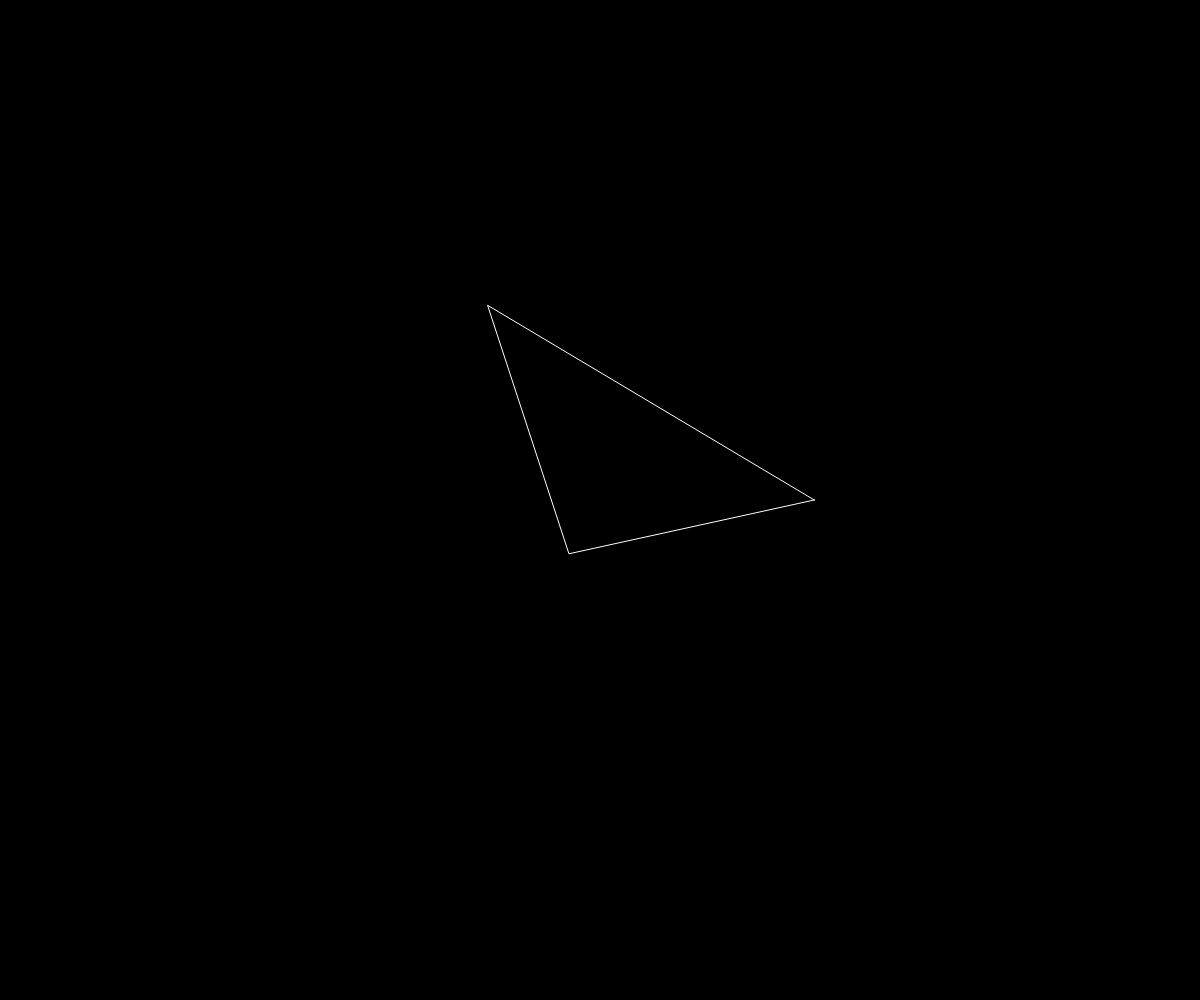
Frame 1 (no input)
Frame 60 (no input): identical to frame 1, image omitted
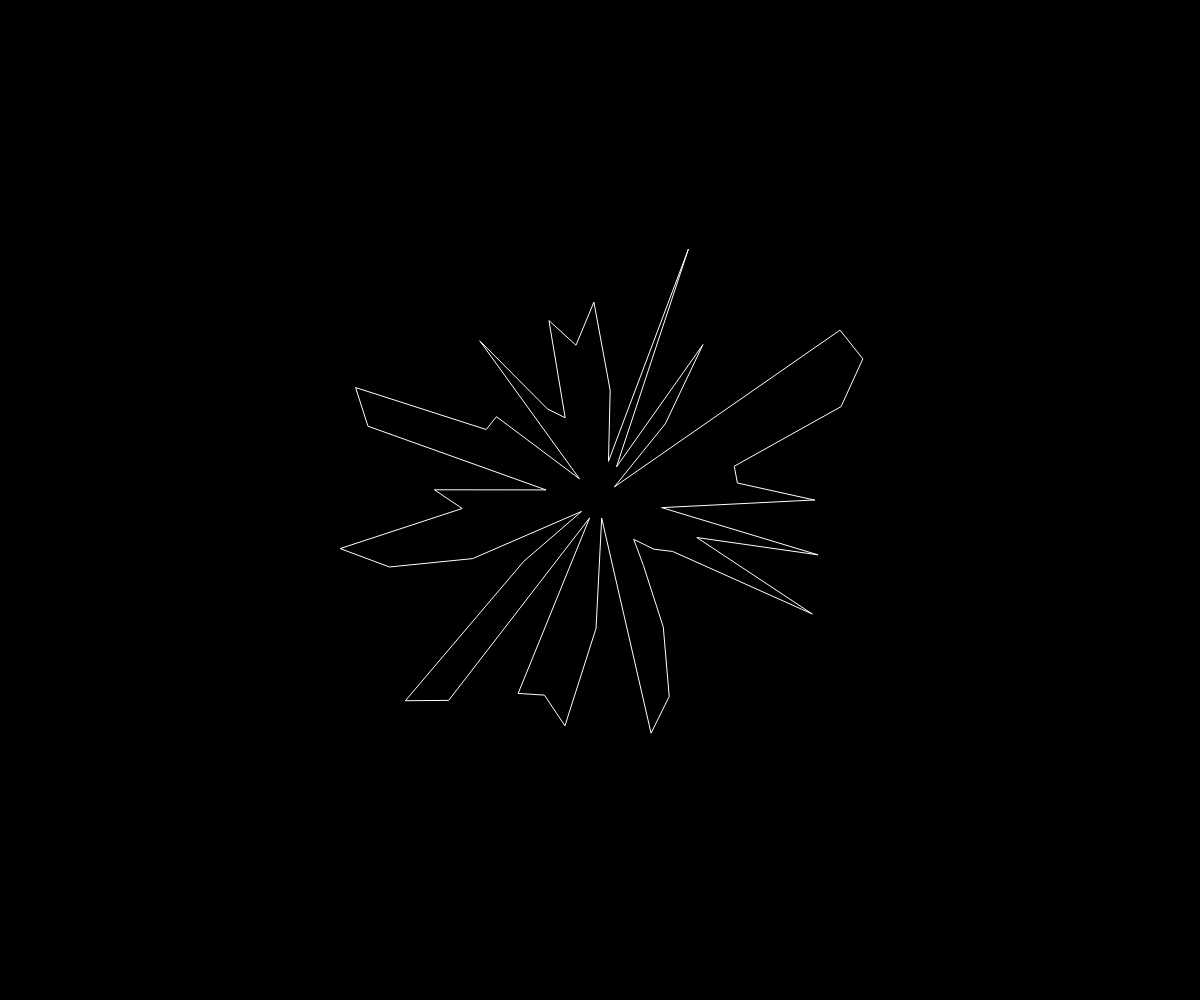
Frame 120 (the mouse pressed at the canvas centre since frame 60)

The p5.js sketch that drew these frames (run headless with seeded random() and noise() and a simulated clock; from frame 60 on, the mouse is pressed at the canvas centre):

// p5.js sketch
// ── sketch.js

let seed = 1234

function setup() {
  createCanvas(windowWidth, windowHeight);
  pixelDensity(1);
}

function draw() {
  randomSeed(seed)
  background(0)
  stroke(255)
  noFill()
  let nF = int(map(mouseX, 0, width, 3, 100))
  beginShape()
  for(let angle = 0 ; angle < 360 ; angle = angle + 360/nF){
    let rad = random(0, width*0.25);
    let x = width/2 + rad * cos(radians(angle));
    let y = height/2 + rad * sin(radians(angle));
    vertex(x,y)
  }
  endShape(CLOSE)
}

function mouseClicked() {
  seed = random(9999999)
}
